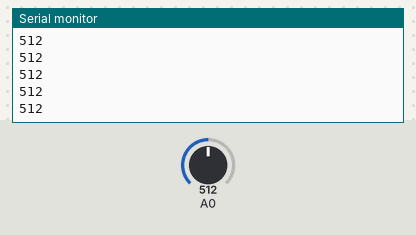
A sketch run on a simulated Arduino Uno, built with avr-gcc and run on an emulated ATmega328P. On the bench: the last lines printed to the serial monitor. Inputs (shaded band) come from the test bench; at power-on: A0 = 512.

Above: at 1.2 s.
1.3 s: A0 set to 716
At 1.32 s:
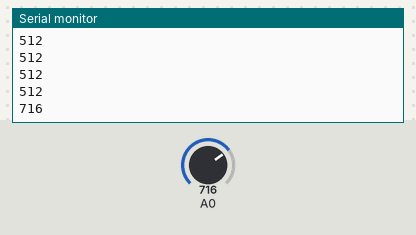
2.8 s: A0 set to 900
At 2.83 s:
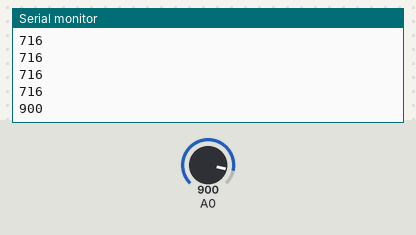
Timing chart, 0 to 5.8 s (numbered marks = the images above; inputs shaded):
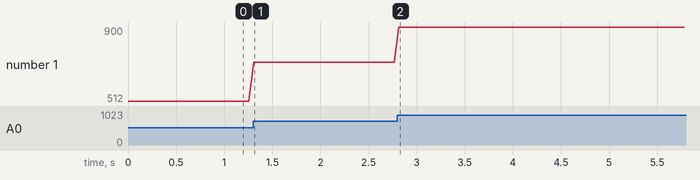

Measured:
- after the input at 1.3 s, the serial monitor: prints a new line at once (image 1)
- after the input at 2.8 s, the serial monitor: prints a new line at once (image 2)
- plotted number 1: 512 → 716 after the input at 1.3 s, 716 → 900 after the input at 2.8 s

The sketch:

Soil_Moisture.ino
```cpp
int moisture;

void setup()
{
    Serial.begin(9600);
}

void loop()
{
    moisture = analogRead(0);
    Serial.println(moisture);
    delay(50);
}
```
